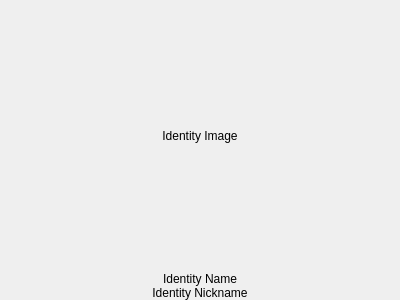
<?xml version="1.0" encoding="UTF-8"?>
<ui version="4.0">
 <class>Form</class>
 <widget class="QWidget" name="Form">
  <property name="geometry">
   <rect>
    <x>0</x>
    <y>0</y>
    <width>400</width>
    <height>300</height>
   </rect>
  </property>
  <property name="sizePolicy">
   <sizepolicy hsizetype="Fixed" vsizetype="Minimum">
    <horstretch>0</horstretch>
    <verstretch>0</verstretch>
   </sizepolicy>
  </property>
  <property name="windowTitle">
   <string>Form</string>
  </property>
  <layout class="QVBoxLayout" name="verticalLayout">
   <property name="spacing">
    <number>0</number>
   </property>
   <property name="leftMargin">
    <number>0</number>
   </property>
   <property name="topMargin">
    <number>0</number>
   </property>
   <property name="rightMargin">
    <number>0</number>
   </property>
   <property name="bottomMargin">
    <number>0</number>
   </property>
   <item>
    <widget class="QLabel" name="identity_image">
     <property name="text">
      <string>Identity Image</string>
     </property>
     <property name="alignment">
      <set>Qt::AlignCenter</set>
     </property>
    </widget>
   </item>
   <item>
    <widget class="QLabel" name="identity_unique_name">
     <property name="sizePolicy">
      <sizepolicy hsizetype="Minimum" vsizetype="Maximum">
       <horstretch>0</horstretch>
       <verstretch>0</verstretch>
      </sizepolicy>
     </property>
     <property name="text">
      <string>Identity Name</string>
     </property>
     <property name="alignment">
      <set>Qt::AlignCenter</set>
     </property>
    </widget>
   </item>
   <item>
    <widget class="QLabel" name="identity_nickname">
     <property name="sizePolicy">
      <sizepolicy hsizetype="Minimum" vsizetype="Maximum">
       <horstretch>0</horstretch>
       <verstretch>0</verstretch>
      </sizepolicy>
     </property>
     <property name="text">
      <string>Identity Nickname</string>
     </property>
     <property name="alignment">
      <set>Qt::AlignCenter</set>
     </property>
    </widget>
   </item>
  </layout>
 </widget>
 <resources/>
 <connections/>
</ui>
